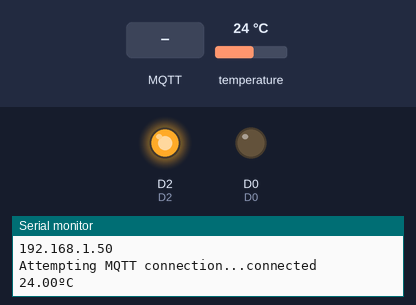
A sketch run on a simulated ESP8266 (NodeMCU). Shown: output pins drawn as LEDs (lit = HIGH), the last lines printed to the serial monitor. Inputs (shaded band) come from the test bench; at power-on: temperature 24 °C. WiFi joins after 1.5 s; servers stay silent unless stated; no MQTT or app messages arrive unless stated.

Above: at 5.7 s.
5.8 s: MQTT message "on" arrives on the first subscribed topic
At 7.0 s:
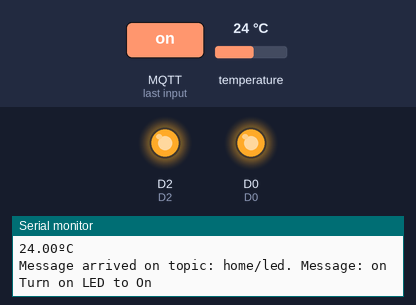
8.8 s: MQTT message "off" arrives on the first subscribed topic
At 9.7 s:
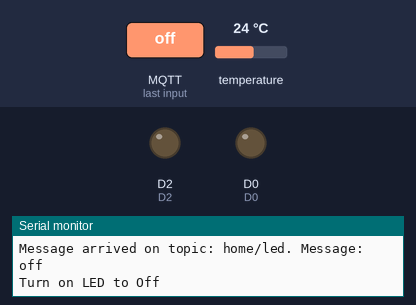
Timing chart, 0 to 11.8 s (numbered marks = the images above; inputs shaded):
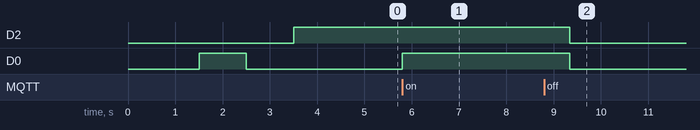

Measured:
- after the input at 5.8 s, D0: LOW → HIGH at once
- after the input at 8.8 s, D2, D0: HIGH → LOW after 0.54 s

The sketch:

Sensor_Led_MQTT.ino
```cpp
/*
    This sketch establishes a TCP connection to a "quote of the day" service.
    It sends a "hello" message, and then prints received data.
*/

#include <ESP8266WiFi.h>
#include <PubSubClient.h>
#include <OneWire.h>
#include <DallasTemperature.h>

#ifndef STASSID
#define STASSID "AndroidAP9E25"
#define STAPSK  "12011999"
#endif

#define D0 16
#define D1 5
#define D2 4


// GPIO where the DS18B20 is connected to
const int oneWireBus = 5;

// Setup a oneWire instance to communicate with any OneWire devices
OneWire oneWire(oneWireBus);

// Pass our oneWire reference to Dallas Temperature sensor
DallasTemperature sensors(&oneWire);

const char* ssid     = STASSID;
const char* password = STAPSK;

const char* host = "djxmmx.net";
const uint16_t port = 17;

const char* mqtt_server = "192.168.43.210";
long lastMsg = 0;

WiFiClient espClient;
PubSubClient client(espClient);

unsigned long previousMillis = 0;
const long interval = 1000;
int ledState;

void setupForLed() {
  pinMode(D0, OUTPUT);
//  pinMode(D1, OUTPUT);
  pinMode(D2, OUTPUT);
}

void turnOnLed() {
  digitalWrite(D2, LOW);
  digitalWrite(D0, HIGH);
  delay(1000);
  digitalWrite(D0, LOW);
//  digitalWrite(D1, HIGH);
  delay(1000);
//  digitalWrite(D1, LOW);
  digitalWrite(D2, HIGH);
  delay(1000);
}
void turnOnFull() {
  digitalWrite(D0, HIGH);
//  digitalWrite(D1, HIGH);
  digitalWrite(D2, HIGH);
}
void turnOffLed() {
  digitalWrite(D0, LOW);
//  digitalWrite(D1, LOW);
  digitalWrite(D2, LOW);
}

void connectWiFi() {
  // We start by connecting to a WiFi network

  Serial.println();
  Serial.println();
  Serial.print("Connecting to ");
  Serial.println(ssid);

  /* Explicitly set the ESP8266 to be a WiFi-client, otherwise, it by default,
     would try to act as both a client and an access-point and could cause
     network-issues with your other WiFi-devices on your WiFi-network. */
  WiFi.mode(WIFI_STA);
  WiFi.begin(ssid, password);

  while (WiFi.status() != WL_CONNECTED) {
    delay(500);
    Serial.print(".");
  }
  WiFi.setAutoConnect(1);

  Serial.println("");
  Serial.println("WiFi connected");
  Serial.println("IP address: ");
  Serial.println(WiFi.localIP());
}

void setup() {
  setupForLed();
  Serial.begin(115200);
  connectWiFi();
  turnOnLed();
  client.setServer(mqtt_server, 1883);
  client.setCallback(callback);

  sensors.begin();
}

void reconnect() {
  // Loop until we're reconnected
  while (!client.connected()) {
    Serial.print("Attempting MQTT connection...");
    // Attempt to connect
    /*
     YOU MIGHT NEED TO CHANGE THIS LINE, IF YOU'RE HAVING PROBLEMS WITH MQTT MULTIPLE CONNECTIONS
     To change the ESP device ID, you will have to give a new name to the ESP8266.
     Here's how it looks:
       if (client.connect("ESP8266Client")) {
     You can do it like this:
       if (client.connect("ESP1_Office")) {
     Then, for the other ESP:
       if (client.connect("ESP2_Garage")) {
      That should solve your MQTT multiple connections problem
    */
    if (client.connect("ESP8266Client")) {
      Serial.println("connected");
      // Subscribe or resubscribe to a topic
      // You can subscribe to more topics (to control more LEDs in this example)
      client.subscribe("home/led");
    } else {
      Serial.print("failed, rc=");
      Serial.print(client.state());
      Serial.println(" try again in 5 seconds");
      // Wait 5 seconds before retrying
      delay(5000);
    }
  }
}

// This functions is executed when some device publishes a message to a topic that your ESP8266 is subscribed to
// Change the function below to add logic to your program, so when a device publishes a message to a topic that
// your ESP8266 is subscribed you can actually do something
void callback(String topic, byte* message, unsigned int length) {
  Serial.print("Message arrived on topic: ");
  Serial.print(topic);
  Serial.print(". Message: ");
  String messageTemp;

  for (int i = 0; i < length; i++) {
    Serial.print((char)message[i]);
    messageTemp += (char)message[i];
  }
  Serial.println();

  // Feel free to add more if statements to control more GPIOs with MQTT

  // If a message is received on the topic room/lamp, you check if the message is either on or off. Turns the lamp GPIO according to the message
  if(topic=="home/led"){
      Serial.print("Turn on LED to ");
      if(messageTemp == "on"){
//       while(1) {
        turnOnFull();
//       }
        Serial.print("On");
      }
      else if(messageTemp == "off"){
        turnOffLed();
        Serial.print("Off");
      }
  }
  Serial.println();
}

void loop() {
  if (!client.connected()) {
    reconnect();
  }
  if(!client.loop())
    client.connect("ESP8266Client");
  long now = millis();
  if (now - lastMsg > 2000) {
    lastMsg = now;

    sensors.requestTemperatures();
    float temperatureC = sensors.getTempCByIndex(0);
    Serial.print(temperatureC);
    Serial.println("ºC");

    char tempString[8];
    dtostrf(temperatureC, 1, 2, tempString);
    client.publish((const char *)"home/sensor", tempString);
  }
}
```
